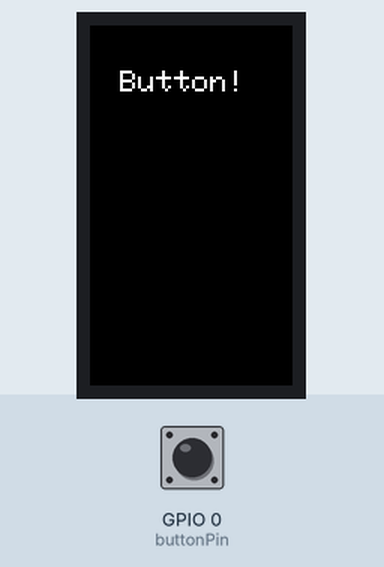
Simulated run of this sketch. Board: ESP32. Shown: 135×240 colour display. The test bench sets the inputs (shaded band); at power-on: GPIO 0 (buttonPin) HIGH.

Above: at 1.3 s.
1.4 s: GPIO 0 (buttonPin) pulled LOW for 0.15 s
At 2.5 s:
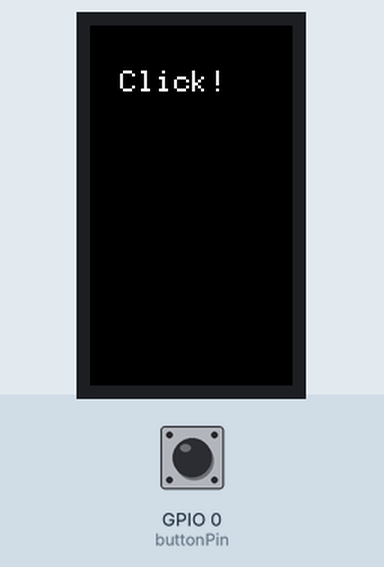
3.5 s: GPIO 0 (buttonPin) pulled LOW for 1 s
At 4.9 s:
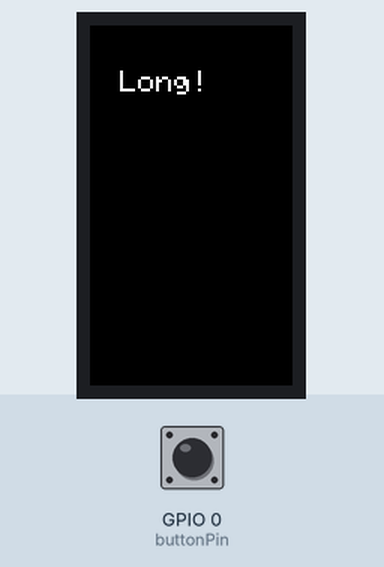
6.0 s: GPIO 0 (buttonPin) pulsed LOW 2 times (0.12 s each, 0.3 s apart)
At 7.2 s:
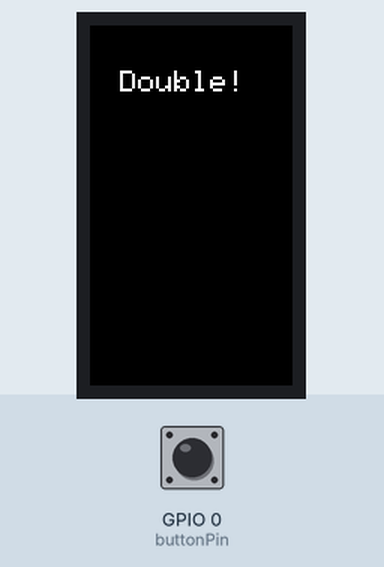
8.1 s: GPIO 0 (buttonPin) pulled LOW for 3.2 s
At 9.6 s:
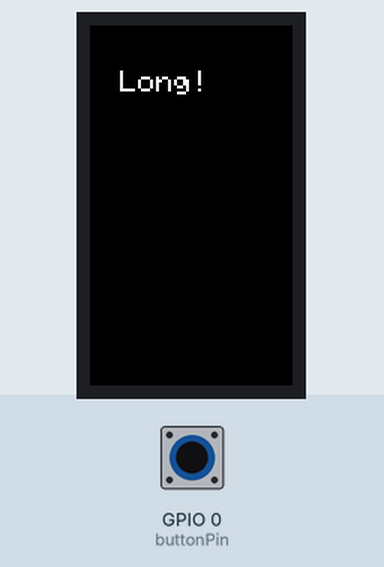
Timing chart, 0 to 11.1 s (numbered marks = the images above; inputs shaded):
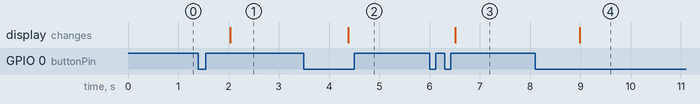

The sketch:

BUTTON1.ino
```cpp
/*
 * This code handles button interactions and displays corresponding messages on a TFT screen using the TFT_eSPI library.
 * It includes functions to handle different types of button interactions:
 * - handleClick: Handles a single click event.
 * - handleDoubleClick: Handles a double-click event.
 * - handleLongPressStart: Handles the start of a long press event.
 */
#include <TFT_eSPI.h>      // Include the graphics library
#include <OneButton.h>     // Include the OneButton library

TFT_eSPI tft = TFT_eSPI(); // Create an instance of the TFT_eSPI class

// Define the button pin
const int buttonPin = 0;

// Create an instance of the OneButton class
OneButton button(buttonPin, true);

// Reusable function to display text on TFT
void tftPrintln(const char* text) {
  tft.fillScreen(TFT_BLACK);  // Clear the screen
  tft.setCursor(20, 30);      // Set cursor position
  tft.println(text);          // Display text
}

// Function declarations
void handleClick();
void handleDoubleClick();
void handleLongPressStart();

void setup() {
  // Initialize the TFT display
  tft.init();
  tft.setRotation(3); // Set rotation to flip the screen

  // Configure text properties
  tft.setTextColor(TFT_WHITE, TFT_BLACK); // Set text color to white and background to black
  tft.setTextSize(2); // Set text size to 2x the default size

  // Initial message
  tftPrintln("Button!");

  // Attach functions to button events
  button.attachClick(handleClick);
  button.attachDoubleClick(handleDoubleClick);
  button.attachLongPressStart(handleLongPressStart);
}

void loop() {
  // Continuously check the button status
  button.tick();
}

// Function to handle a single click
void handleClick() {
  tftPrintln("Click!");
}

// Function to handle a double-click
void handleDoubleClick() {
  tftPrintln("Double!");
}

// Function to handle a long press
void handleLongPressStart() {
  tftPrintln("Long!");
}
```

Measured:
- after the input at 1.4 s, the display: changes after 0.64 s (image 1)
- after the input at 3.5 s, the display: changes after 0.89 s (image 2)
- after the input at 6.0 s, the display: changes after 0.51 s (image 3)
- after the input at 8.1 s, the display: changes after 0.89 s (image 4)
